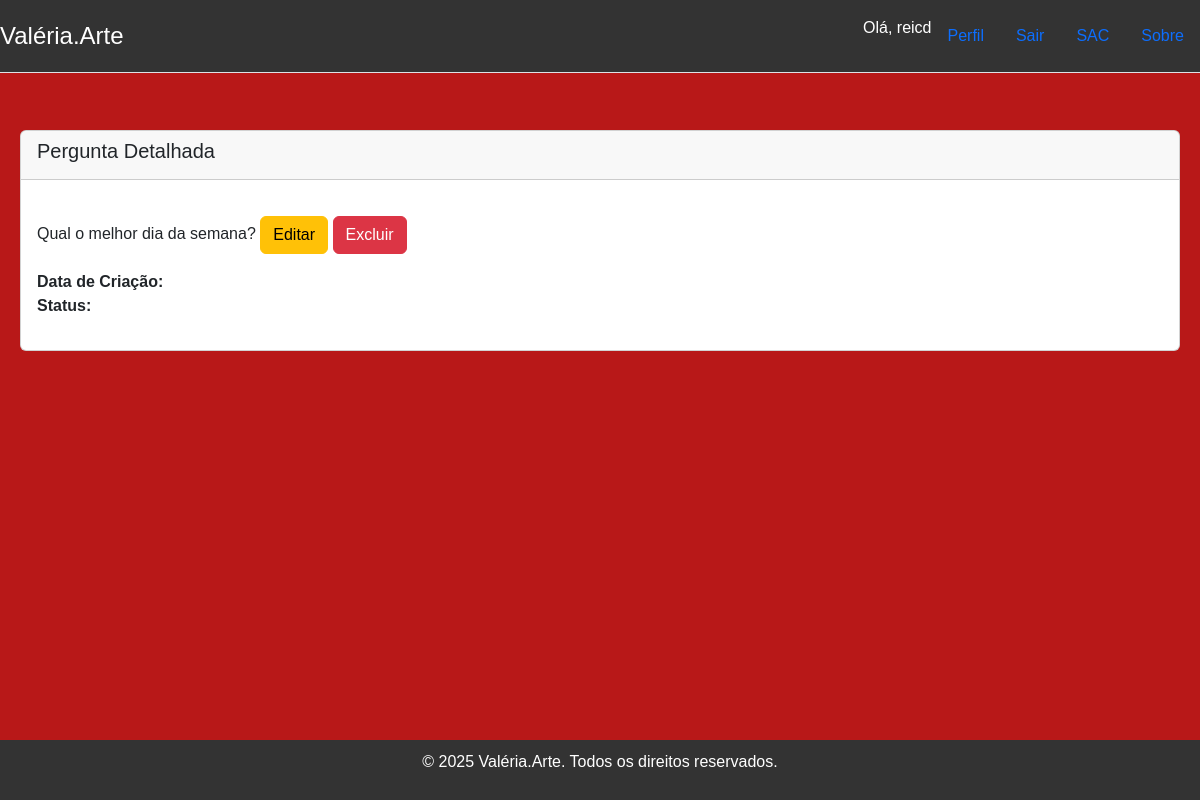
The app's page /pergunta/2/detail (signed in) with its own data.
### accounts/models.py (models this page shows)
class CustomUser(AbstractUser):
    data_nascimento = models.DateField("Data de Nascimento",
    null=True,
    blank=True)
    telefone = models.CharField("Telefone",max_length=15, null=True, blank=True)
    endereco = models.CharField("Endereço",max_length=255, null=True, blank=True)
    cidade = models.CharField("Cidade",max_length=100, null=True, blank=True)
    estado = models.CharField("Estado",max_length=100, null=True, blank=True)
    pais = models.CharField("País",max_length=100, null=True, blank=True)
    cep = models.CharField("CEP",max_length=8, null=True, blank=True)
    cpf = models.CharField("CPF",max_length=11, null=True, blank=True)
    imagem = models.FileField(
        "Imagem de Perfil", upload_to='imagens/user',
        default=None,
        null=True,
        blank=True
        )

### sac/models.py (models this page shows)
class Question(models.Model):
    question_text = models.CharField(max_length=200, verbose_name="Pergunta")
    pub_date = models.DateTimeField("Data de publicação")
    class Meta:
        verbose_name = "Pergunta"
        verbose_name_plural = "Perguntas"

### sac/views.py (the view)
# urls.py: path('pergunta/<int:pk>/detail', QuestionDetailView.as_view(), name="sac_detail"),
class QuestionDetailView(LoginRequiredMixin, DetailView):
    model = Question
    template_name = 'sac/question_detail.html'
    context_object_name = 'question'

### templates/sac/question_detail.html
{% extends '_layout2.html' %}
 {% block content %}
    <div class="card">
        <div class="card-header">
            <h5 class="card-title">Pergunta Detalhada</h5>
        </div>
        <div class="card-body">
                <p>
                    {{ question.question_text }}
                    <a href="{% url 'sac_edit' pk=question.id %}"  class="btn btn-warning">Editar</a>
                    <a href="{% url 'sac_delete' pk=question.id %}" class="btn btn-danger" onclick="return confirm('Tem certeza que deseja excluir esta pergunta?');">Excluir</a>
                </p>
                <p>
                    <strong>Data de Criação:</strong> {{ question.created_at }}<br>
                    <strong>Status:</strong> {{ question.get_status_display }}
                </p>
        </div>
    </div>
 {% endblock %}

### templates/_layout2.html (shortened to what this page needs)
{% extends '_base.html' %}
{% load static %}
{% block css %}
    <link rel="stylesheet" href="https://cdn.jsdelivr.net/npm/bootstrap@5.3.8/dist/css/bootstrap.min.css">
    <link rel="stylesheet" href="{% static 'css/styles.css' %}">
{% endblock css %}
{% block header %}
<div class="container">
    <header class="d-flex flex-wrap justify-content-center py-3 mb-4 border-bottom">
        <a href="{% url 'index' %}" class="d-flex align-items-center mb-3 mb-md-0 me-md-auto link-body-emphasis text-decoration-none">
    <span class="fs-4">Valéria.Arte</span></a>
    <ul class="nav nav-pills">
            {% if user.is_authenticated %}
                <li class="nav-item">Olá, {{ user.username }}</li>
                <li class="nav-item">
                    <a href="{% url 'account_edit' pk=user.id %}" class="nav-link">Perfil</a>
                </li>
                <li class="nav-item">
                    <form action="{% url 'logout' %}" method="post" class="d-flex">
                        <button class="btn btn-link nav-link" type="submit">Sair</button>
                    </form>
                </li>
            {% endif %}
        <li class="nav-item">
            <a href="{% url 'about' %}" class="nav-link">SAC</a>
        </li>
        <li class="nav-item">
            <a href="{% url 'index' %}" class="nav-link">Sobre</a>
        </li>
    </ul>
    </header>
</div>
{% endblock header %}
{% block main %}
    <div class="container">
    {% block content %}
    {% endblock content %}
    </div>
{% endblock main %}
{% block footer %}
<div class="container">
    <footer>
        <p>&copy; {% now "Y" %} Valéria.Arte. Todos os direitos reservados.</p>
    </footer>
</div>
{% endblock footer %}

### static/css/styles.css (style rules this page uses)
* { box-sizing: border-box; margin: 0; padding: 0; }
body { font-family: Arial, sans-serif; background-color: #b81818; color: #ffffff; }
header { background-color: #333333; color: #ffffff; padding: 10px 0; text-align: center; position: fixed; width: 100%; top: 0; left: 0; z-index: 1000; }
.container { max-width: 1200px; margin: 0 auto; padding: 20px; margin-top: 20px; }
.fs-4 { font-size: 1.5rem; color: #ffffff; }
div.card { display: flex; flex-wrap: wrap; justify-content: center; gap: 20px; margin-top: 30px; }
footer { background-color: #333333; color: #ffffff; text-align: center; padding: 10px 0; position: fixed; width: 100%; bottom: 0; right:0; z-index: 1000; }

### records on screen
CustomUser: username "reicd"
Question: question_text "Qual o melhor dia da semana?"
